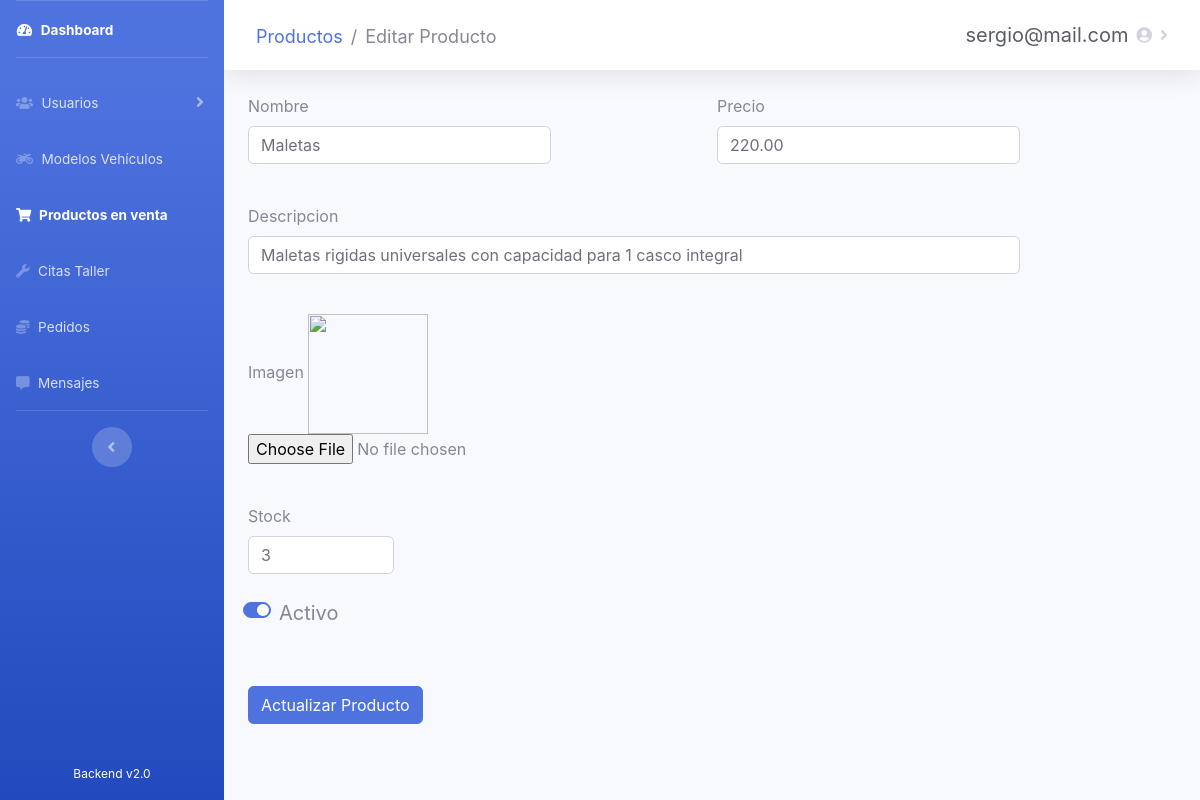
The app's page /admin/products/editarProducto.php?id=1 (signed in), older data.
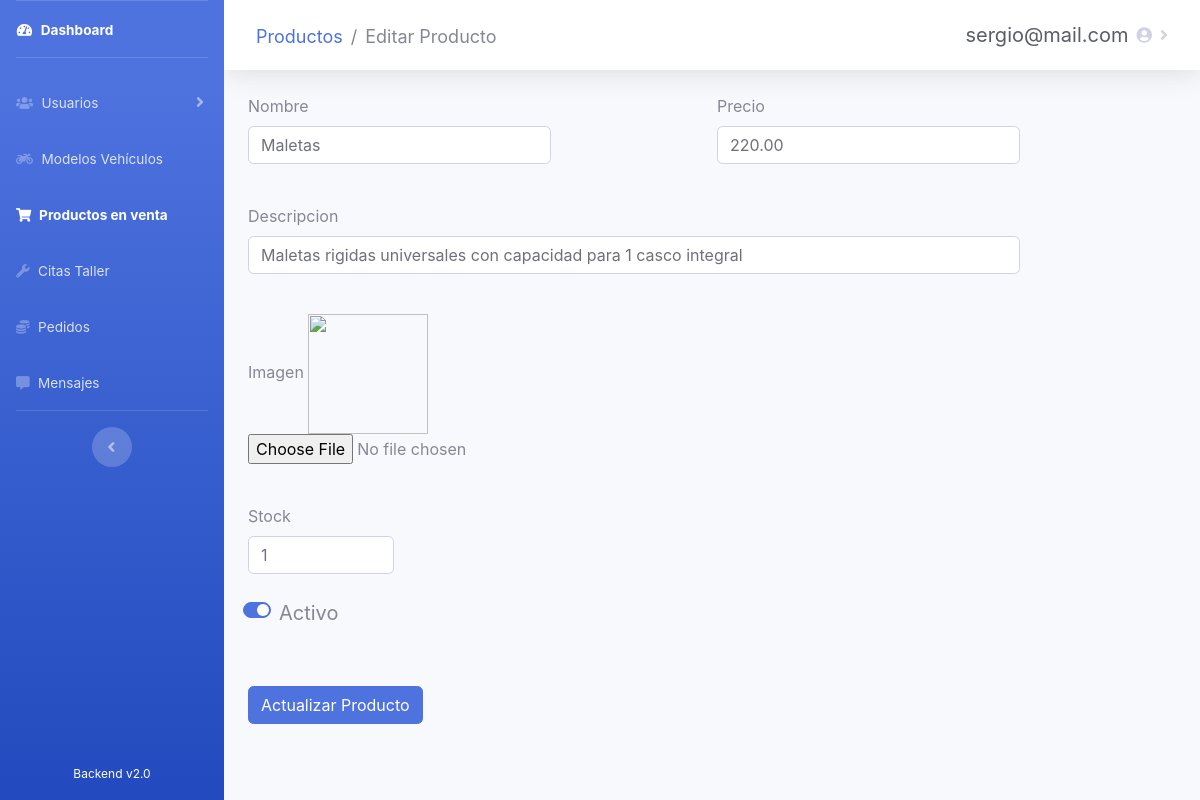
The same page, newer data.
### tables this page shows
CREATE TABLE `productos` (
  `id_producto` int(10) NOT NULL,
  `nombre` varchar(40) NOT NULL,
  `precio` double(10,2) NOT NULL,
  `descripcion` varchar(250) NOT NULL,
  `stock` int(10) NOT NULL,
  `imagen` mediumblob NOT NULL,
  `is_active` tinyint(1) NOT NULL
);

### admin/products/editarProducto.php (the view, shortened to what the changed rows need)
<?php
require_once('../recursos/conexionBD.php');
$id = $_GET['id'];
$consulta = "SELECT * FROM productos WHERE id_producto = '$id'";
$resultado = mysqli_query($conexion, $consulta);
$fila = mysqli_fetch_array($resultado)
?>
<!DOCTYPE html>
<html lang="es">
<head>
    <link rel="stylesheet" href="https://use.fontawesome.com/releases/v5.11.2/css/all.css">
    <link href="../../css/sidebar-admin.css" rel="stylesheet">
</head>
<body id="page-top">
    <div id="wrapper">
        <div id="content-wrapper" class="d-flex flex-column">
            <div id="content">
                <div class="container-fluid">
                    <form action="" method="POST" id="editarProducto">
                        <div class="form-row">
                            <div class="form-group col-md-4">
                                <label for="nombre">Nombre</label>
                                <input type="text" class="form-control" id="nombre" name="nombre" required value="<?php echo $fila["nombre"]; ?>">
                            </div>
                            <div class="form-group col-md-4">
                                <label for="inputName">Precio</label>
                                <input type="number" class="form-control" id="precio" name="precio" step="0.01" required value="<?php echo $fila["precio"]; ?>">
                            </div>
                        </div>
                        <br>
                        <div class="form-row">
                            <div class="form-group col-md-10">
                                <label for="descripcion">Descripcion</label>
                                <input type="text" class="form-control" id="descripcion" name="descripcion" required value="<?php echo $fila["descripcion"]; ?>"></input>
                            </div>
                        </div>
                        <br>
                        <br>
                        <div class="form-row">
                            <div class="form-group col-md-2">
                                <label for="stock">Stock</label>
                                <input type="number" class="form-control" id="stock" name="stock" required value="<?php echo $fila["stock"]; ?>">
                            </div>
                        </div>
                        <br><br>
                    </form>
                </div>
            </div>
        </div>
    </div>
</body>
</html>

Row changes from the older to the newer data that the page shows:
changed productos "Maletas": stock "3" → "1"
